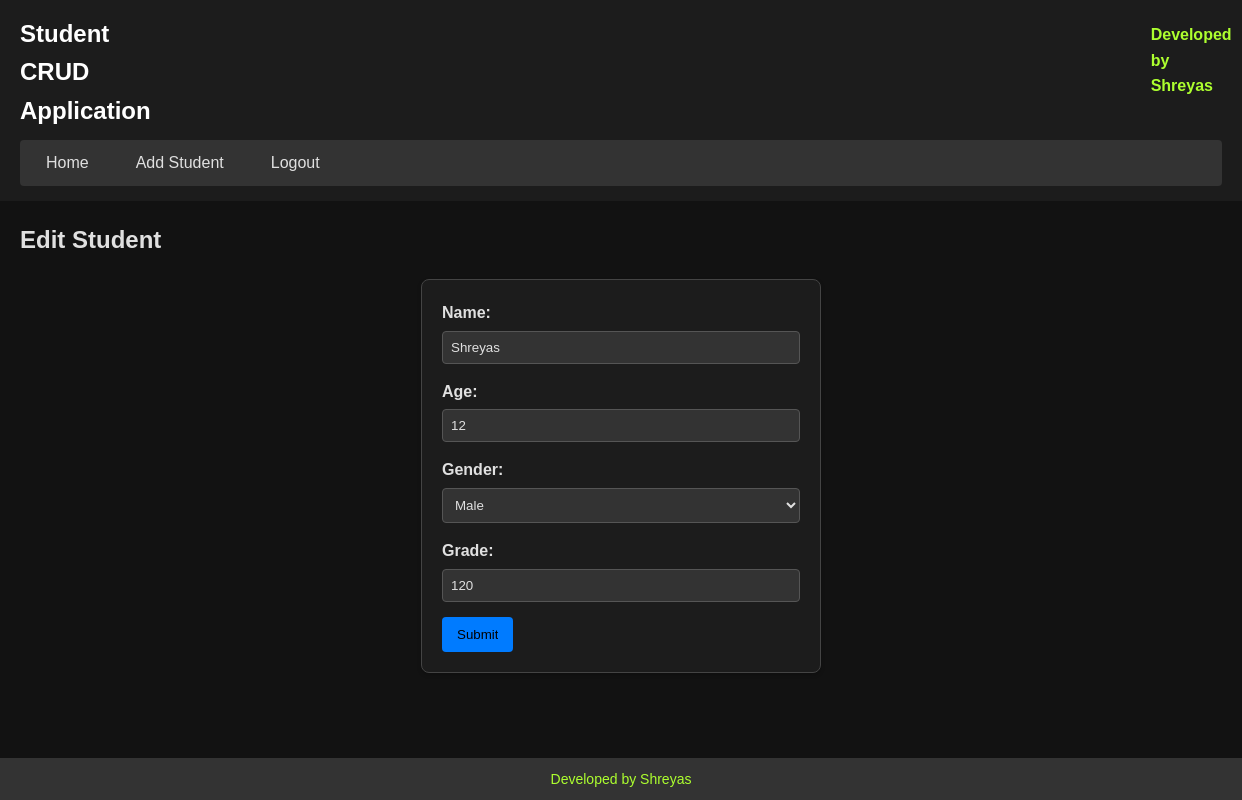
Screenshot of /edit/3 (signed in) with the database file from the repository.
### app.py (models this page shows)
class Student(db.Model):
    id = db.Column(db.Integer, primary_key=True)
    name = db.Column(db.String(100), nullable=False)
    age = db.Column(db.Integer, nullable=False)
    gender = db.Column(db.String(10), nullable=False)
    grade = db.Column(db.String(10), nullable=False)

### app.py (the view, shortened to what this page needs)
@app.route('/edit/<int:id>', methods=['GET', 'POST'])
@login_required
def edit_student(id):
    student = Student.query.get_or_404(id)
    form = StudentForm(obj=student)
    return render_template('edit_student.html', form=form)

### app.py
class StudentForm(FlaskForm):
    name = StringField('Name', validators=[DataRequired()])
    age = IntegerField('Age', validators=[DataRequired(), NumberRange(min=1, max=120)])
    gender = SelectField('Gender', choices=[('Male', 'Male'), ('Female', 'Female'), ('Other', 'Other')], validators=[DataRequired()])
    grade = StringField('Grade', validators=[DataRequired()])
    submit = SubmitField('Submit')

### app.py (called while the page is built)
@login_manager.user_loader
def load_user(user_id):
    return User.query.get(int(user_id))

### templates/edit_student.html (shortened to what this page needs)
{% extends 'base.html' %}
{% block content %}
<h2>Edit Student</h2>
<form method="POST">
    <label for="name">Name:</label>
    {{ form.name }}
    <label for="age">Age:</label>
    {{ form.age }}
    <label for="gender">Gender:</label>
    {{ form.gender }}
    <label for="grade">Grade:</label>
    {{ form.grade }}
    <button type="submit">{{ form.submit }}</button>
</form>
{% endblock %}

### static/styles.css (style rules this page uses)
* { margin: 0; padding: 0; box-sizing: border-box; font-family: Arial, sans-serif; border: none; background-color: transparent; }
body { background-color: #121212; color: #e0e0e0; line-height: 1.6; padding: 0; margin: 0; }
form { background: #1c1c1c; padding: 20px; border: 1px solid #444; border-radius: 8px; max-width: 400px; margin: 20px auto; box-shadow: 0 2px 4px rgba(0, 0, 0, 0.2); }
label { display: block; margin-bottom: 5px; font-weight: bold; color: #e0e0e0; }
input[type="text"], input[type="number"], select { width: 100%; padding: 8px; margin-bottom: 15px; border: 1px solid #555; background-color: #333; color: #e0e0e0; border-radius: 4px; }
button { background-color: #007BFF; color: white; padding: 10px 15px; border: none; border-radius: 4px; cursor: pointer; transition: background-color 0.3s ease; }

### rows the page displays
Student: name "Shreyas", age "12", gender "Male", grade "120"
